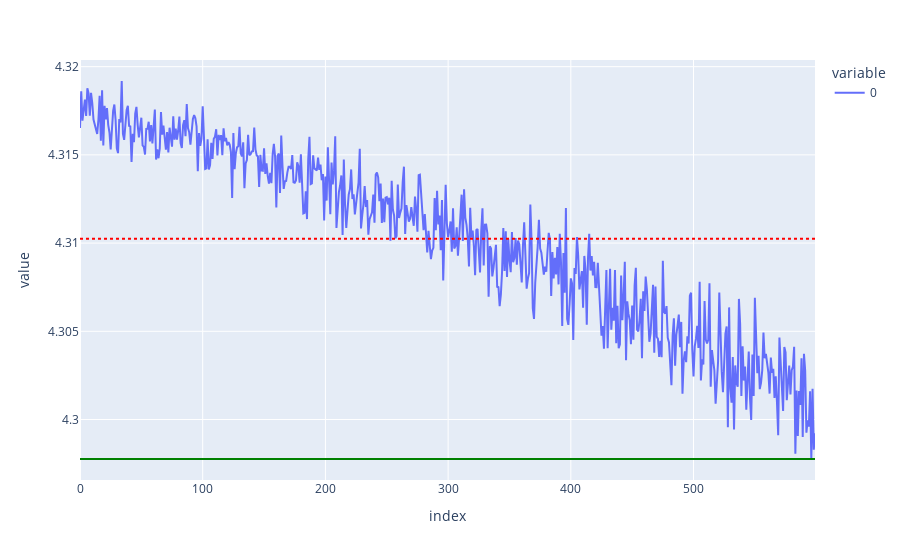

The code cell stored with this chart in its notebook:
### Code cell
"  ---- traning loop ---- "
net.train()
epoch = 600
lr = 1e-3
loss_ = []
optim = torch.optim.Adam(params=net.parameters(), lr=lr)
for i in range(epoch):
    data = get_data(model_args.batch_size,model_args.window_size)
    [ logits , loss ] = net.trainer(*data)
    optim.zero_grad()
    loss.backward()
    optim.step()
    loss_.append(loss.item())
    
ex.line(loss_).add_hline( min(loss_),line_color="green").add_hline( sum(loss_)/epoch,line_dash="dot", line_color="red" )

### Figure 1 — Plotly figure (JSON) as saved in the notebook; plotly's stock layout.template omitted (floating-point values rounded to 4 significant figures; data arrays with more than 128 entries replaced by an {"elided": "..."} marker saying what was removed)
{"data": [{"hovertemplate": "variable=0<br>index=%{x}<br>value=%{y}<extra></extra>", "legendgroup": "0", "line": {"color": "#636efa", "dash": "solid"}, "marker": {"symbol": "circle"}, "mode": "lines", "name": "0", "orientation": "v", "showlegend": true, "type": "scatter", "x": {"elided": "600 int values"}, "xaxis": "x", "y": {"elided": "600 float values"}, "yaxis": "y"}], "layout": {"autosize": true, "legend": {"title": {"text": "variable"}, "tracegroupgap": 0}, "margin": {"t": 60}, "shapes": [{"line": {"color": "green"}, "type": "line", "x0": 0, "x1": 1, "xref": "x domain", "y0": 4.298, "y1": 4.298, "yref": "y"}, {"line": {"color": "red", "dash": "dot"}, "type": "line", "x0": 0, "x1": 1, "xref": "x domain", "y0": 4.31, "y1": 4.31, "yref": "y"}], "xaxis": {"anchor": "y", "autorange": true, "domain": [0, 1], "range": [0, 599], "title": {"text": "index"}, "type": "linear"}, "yaxis": {"anchor": "x", "autorange": true, "domain": [0, 1], "range": [4.297, 4.32], "title": {"text": "value"}, "type": "linear"}}}
